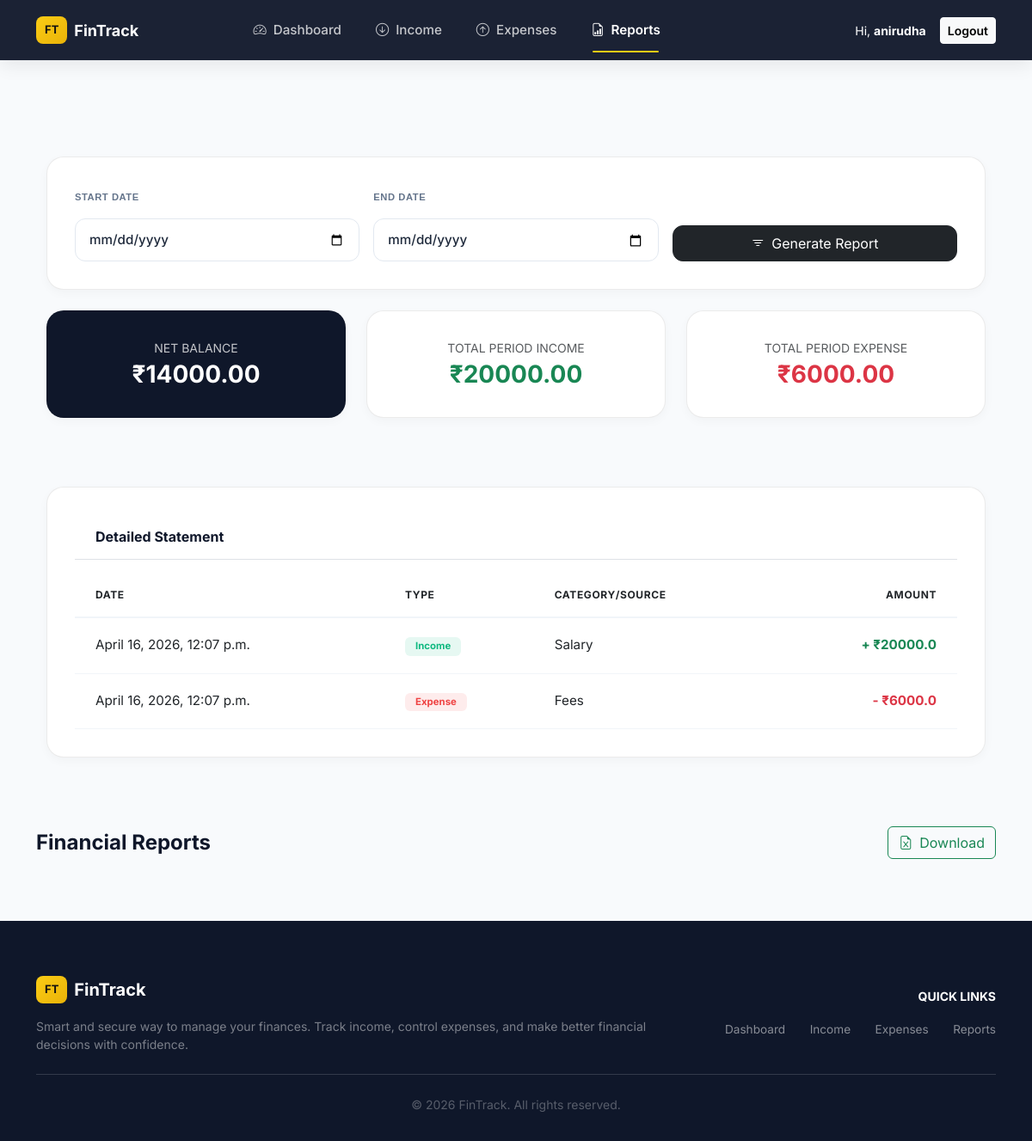
The app's page /report/ (signed in) with its own data.
### finance/models.py (models this page shows, shortened)
class Income(models.Model):
    user = models.ForeignKey(User, on_delete=models.CASCADE)
    source = models.CharField(max_length=255)
    amount = models.FloatField()
    date = models.DateTimeField(auto_now_add=True)

class Expense(models.Model):
    user = models.ForeignKey(User, on_delete=models.CASCADE)
    category = models.CharField(max_length=255)
    amount = models.FloatField()
    date = models.DateTimeField(auto_now_add=True)

### finance/views.py (the view)
# urls.py: path('report/', views.report_view, name='report'),
def report_view(request):
    start_date = request.GET.get('start_date')
    end_date = request.GET.get('end_date')
    incomes = Income.objects.filter(user=request.user)
    expenses = Expense.objects.filter(user=request.user)
    if start_date and end_date:
        start_dt = datetime.strptime(start_date, '%Y-%m-%d')
        end_dt = datetime.strptime(end_date, '%Y-%m-%d')
        next_day = end_dt + timedelta(days=1)
        incomes = incomes.filter(date__gte=start_dt, date__lt=next_day)
        expenses = expenses.filter(date__gte=start_dt, date__lt=next_day)
    total_income = incomes.aggregate(Sum('amount'))['amount__sum'] or 0
    total_expense = expenses.aggregate(Sum('amount'))['amount__sum'] or 0
    balance = total_income - total_expense
    context = {
        'total_income': total_income,
        'total_expense': total_expense,
        'balance': balance,
        'incomes': incomes,
        'expenses': expenses,
        'start_date': start_date,
        'end_date': end_date,
    }
    return render(request, 'report.html', context)

### finance/templates/report.html
{% extends 'base.html' %}
{% block content %}
<div class="container py-5">
    <div class="stats-card mb-4">
        <form method="GET" class="row align-items-end g-3">
            <div class="col-md-4">
                <label class="label-caps mb-2">Start Date</label>
                <input type="date" name="start_date" class="form-control mb-0" value="{{ start_date }}">
            </div>
            <div class="col-md-4">
                <label class="label-caps mb-2">End Date</label>
                <input type="date" name="end_date" class="form-control mb-0" value="{{ end_date }}">
            </div>
            <div class="col-md-4">
                <button type="submit" class="btn btn-dark w-100 py-2" style="border-radius: 12px;">
                    <i class="bi bi-filter me-2"></i>Generate Report
                </button>
            </div>
        </form>
    </div>
    <div class="row g-4 mb-5">
        <div class="col-md-4">
            <div class="stats-card text-center py-4" style="background: #0F172A !important; color: white;">
                <p class="small text-uppercase opacity-75 mb-1">Net Balance</p>
                <h3 class="fw-bold mb-0">₹{{ balance|floatformat:2 }}</h3>
            </div>
        </div>
        <div class="col-md-4">
            <div class="stats-card text-center py-4">
                <p class="small text-uppercase text-muted mb-1">Total Period Income</p>
                <h3 class="fw-bold mb-0 text-success">₹{{ total_income|floatformat:2 }}</h3>
            </div>
        </div>
        <div class="col-md-4">
            <div class="stats-card text-center py-4">
                <p class="small text-uppercase text-muted mb-1">Total Period Expense</p>
                <h3 class="fw-bold mb-0 text-danger">₹{{ total_expense|floatformat:2 }}</h3>
            </div>
        </div>
    </div>
    <div class="stats-card p-0 overflow-hidden">
        <div class="px-4 py-3 border-bottom">
            <h6 class="fw-bold mb-0">Detailed Statement</h6>
        </div>
        <div class="table-responsive">
            <table class="table table-hover mb-0">
                <thead class="bg-light">
                    <tr>
                        <th class="ps-4">Date</th>
                        <th>Type</th>
                        <th>Category/Source</th>
                        <th class="text-end pe-4">Amount</th>
                    </tr>
                </thead>
                <tbody>
                    {% for inc in incomes %}
                    <tr>
                        <td class="ps-4">{{ inc.date }}</td>
                        <td><span class="badge bg-success-light text-success">Income</span></td>
                        <td>{{ inc.source }}</td>
                        <td class="text-end pe-4 text-success fw-bold">+ ₹{{ inc.amount }}</td>
                    </tr>
                    {% endfor %}
                    {% for exp in expenses %}
                    <tr>
                        <td class="ps-4">{{ exp.date }}</td>
                        <td><span class="badge bg-danger-light text-danger">Expense</span></td>
                        <td>{{ exp.category }}</td>
                        <td class="text-end pe-4 text-danger fw-bold">- ₹{{ exp.amount }}</td>
                    </tr>
                    {% endfor %}
                </tbody>
            </table>
        </div>
    </div>
</div>
<div class="d-flex justify-content-between align-items-center mb-4">
    <h4 class="fw-bold mb-0">Financial Reports</h4>
    <a href="{% url 'export_excel' %}" class="btn btn-outline-success">
        <i class="bi bi-file-earmark-excel me-2"></i>Download
    </a>
</div>
{% endblock %}

### finance/templates/base.html (shortened to what this page needs)
<!DOCTYPE html>
<html lang="en">
<head>
    <link href="https://cdn.jsdelivr.net/npm/bootstrap@5.3.0/dist/css/bootstrap.min.css" rel="stylesheet">
    <link rel="stylesheet" href="https://cdn.jsdelivr.net/npm/bootstrap-icons@1.11.0/font/bootstrap-icons.css">
    {% load static %}
    <link rel="stylesheet" href="{% static 'css/style.css' %}?v=2">
</head>
<body>
<nav class="navbar navbar-expand-lg navbar-dark sticky-top custom-navbar">
    <div class="container">
        <a class="navbar-brand d-flex align-items-center" href="{% url 'dashboard' %}">
            <div class="logo-badge me-2">FT</div>
            <span class="brand-name">FinTrack</span>
        </a>
        <div class="collapse navbar-collapse" id="navMain">
            {% if user.is_authenticated %}
            <ul class="navbar-nav mx-auto gap-lg-4">
                <li class="nav-item">
                    <a class="nav-link {% if request.resolver_match.url_name == 'dashboard' %}active-link{% endif %}"
                       href="{% url 'dashboard' %}">
                        <i class="bi bi-speedometer2 me-1"></i> Dashboard
                    </a>
                </li>
                <li class="nav-item">
                    <a class="nav-link {% if request.resolver_match.url_name == 'income' %}active-link{% endif %}"
                       href="{% url 'income' %}">
                        <i class="bi bi-arrow-down-circle me-1"></i> Income
                    </a>
                </li>
                <li class="nav-item">
                    <a class="nav-link {% if request.resolver_match.url_name == 'expense' %}active-link{% endif %}"
                       href="{% url 'expense' %}">
                        <i class="bi bi-arrow-up-circle me-1"></i> Expenses
                    </a>
                </li>
                <li class="nav-item">
                    <a class="nav-link {% if request.resolver_match.url_name == 'report' %}active-link{% endif %}"
                       href="{% url 'report' %}">
                        <i class="bi bi-file-earmark-bar-graph me-1"></i> Reports
                    </a>
                </li>
            </ul>
            {% endif %}
            <div class="ms-auto d-flex align-items-center">
                {% if user.is_authenticated %}
                <span class="user-greeting me-3 d-none d-lg-inline text-white">
                    Hi, <b>{{ user.username }}</b>
                </span>
                <a href="{% url 'logout' %}" class="btn btn-sm btn-light fw-semibold">
                    Logout
                </a>
                {% else %}
                <a href="{% url 'login' %}" class="btn btn-sm btn-gold">
                    Login
                </a>
                {% endif %}
            </div>
        </div>
    </div>
</nav>
<main class="main-content py-5">
    <div class="container">
        {% block content %}{% endblock %}
    </div>
</main>
<footer class="footer">
    <div class="container">
        <div class="row g-4 align-items-center">
            <div class="col-md-8">
                <div class="d-flex align-items-center mb-3">
                    <div class="logo-badge logo-badge-footer me-2">FT</div>
                    <h5 class="text-white fw-bold mb-0">FinTrack</h5>
                </div>
                <p class="small opacity-75 mb-0">
                    Smart and secure way to manage your finances. Track income, control expenses,
                    and make better financial decisions with confidence.
                </p>
            </div>
            <div class="col-md-4 text-md-end">
                <h6 class="text-white small text-uppercase fw-bold mb-3">Quick Links</h6>
                <a href="{% url 'dashboard' %}" class="footer-link">Dashboard</a>
                <a href="{% url 'income' %}" class="footer-link">Income</a>
                <a href="{% url 'expense' %}" class="footer-link">Expenses</a>
                <a href="{% url 'report' %}" class="footer-link">Reports</a>
            </div>
        </div>
        <hr class="my-4 opacity-25">
        <div class="text-center">
            <p class="small mb-0 opacity-50">
                © 2026 FinTrack. All rights reserved.
            </p>
        </div>
    </div>
</footer>
</body>
</html>

### finance/static/css/style.css (style rules this page uses)
:root { --primary-dark: #0f172a; --secondary-dark: #1e293b; --accent-gold: #facc15; --accent-blue: #3b82f6; --bg-light: #f8fafc; --white: #ffffff; --text-dark: #0f172a; --text-muted: #64748b; --success: #16a34a; --danger: #dc2626; }
* { margin: 0; padding: 0; box-sizing: border-box; }
body { font-family: 'Inter', sans-serif; background-color: var(--bg-light); color: var(--text-dark); }
.navbar { background: rgba(15, 23, 42, 0.95) !important; backdrop-filter: blur(10px); padding: 0.9rem 0; box-shadow: 0 6px 20px rgba(0,0,0,0.08); }
.logo-badge { background: linear-gradient(135deg, #facc15, #eab308); color: #111; font-weight: 700; padding: 6px 10px; border-radius: 8px; font-size: 13px; }
.brand-name { font-weight: 700; font-size: 18px; }
.nav-link { color: rgba(255,255,255,0.75) !important; font-size: 0.95rem; font-weight: 500; transition: 0.3s; }
.active-link { color: #fff !important; font-weight: 600; position: relative; }
.active-link::after { content: ''; position: absolute; bottom: -6px; left: 10px; right: 10px; height: 2px; background: var(--accent-gold); border-radius: 2px; }
.footer { background: var(--primary-dark); color: rgba(255,255,255,0.6); padding: 4rem 0 2rem; }
.footer-link { color: rgba(255,255,255,0.5); text-decoration: none; font-size: 0.85rem; margin-left: 1.5rem; }
.user-greeting { color: rgba(255,255,255,0.85); font-size: 14px; }
input, select, textarea { width: 100%; padding: 10px 12px; border-radius: 8px; border: 1px solid #ddd; font-size: 14px; transition: 0.2s; }
label { font-weight: 500; }
button { border-radius: 8px; }
.container.py-5 { max-width: 1200px; }
.stats-card { background: #ffffff !important; border: 1px solid rgba(0,0,0,0.08) !important; border-radius: 20px !important; padding: 2rem !important; box-shadow: 0 4px 12px rgba(0,0,0,0.03) !important; margin-bottom: 2rem; }
input[type="text"], input[type="number"], input[type="date"], .form-control { display: block; width: 100%; padding: 0.8rem 1rem !important; font-size: 0.95rem !important; font-weight: 500 !important; color: #1e293b !important; background-color: #ffffff !important; border: 1.5px solid #e2e8f0 !important; border-radius: 12px !important; margin-top: 0.5rem; margin-bottom: 1.25rem; transition: all 0.2s ease; }
table { width: 100%; border-collapse: collapse; margin-top: 1rem; }
th { text-transform: uppercase; font-size: 0.75rem !important; font-weight: 700 !important; letter-spacing: 0.05em; color: #64748b; padding: 1rem !important; border-bottom: 2px solid #f1f5f9 !important; text-align: left; }
td { padding: 1.25rem 1rem !important; border-bottom: 1px solid #f1f5f9 !important; font-size: 0.95rem; color: #334155; }
.label-caps { font-family: 'Plus Jakarta Sans', sans-serif; font-size: 0.8rem; color: #94a3b8; }
.stats-card { background: #e32727; border: 1px solid rgba(0, 0, 0, 0.05); border-radius: 24px; padding: 2rem; box-shadow: 0 10px 15px -3px rgba(0, 0, 0, 0.05); }
.bg-success-light { background-color: rgba(16, 185, 129, 0.1) !important; color: #10b981 !important; border: none; padding: 5px 12px; }
.bg-danger-light { background-color: rgba(239, 68, 68, 0.1) !important; color: #ef4444 !important; border: none; padding: 5px 12px; }
.label-caps { font-size: 0.7rem; font-weight: 700; text-transform: uppercase; color: #64748b; letter-spacing: 0.05em; }

### records on screen
Income: date "April 16, 2026, 12:07 p.m.", source "Salary", amount "20000.0"
Expense: date "April 16, 2026, 12:07 p.m.", category "Fees", amount "6000.0"

### other values on screen
{{ user.username }} "anirudha"
{{ balance|floatformat:2 }} "14000.00"
{{ total_income|floatformat:2 }} "20000.00"
{{ total_expense|floatformat:2 }} "6000.00"
